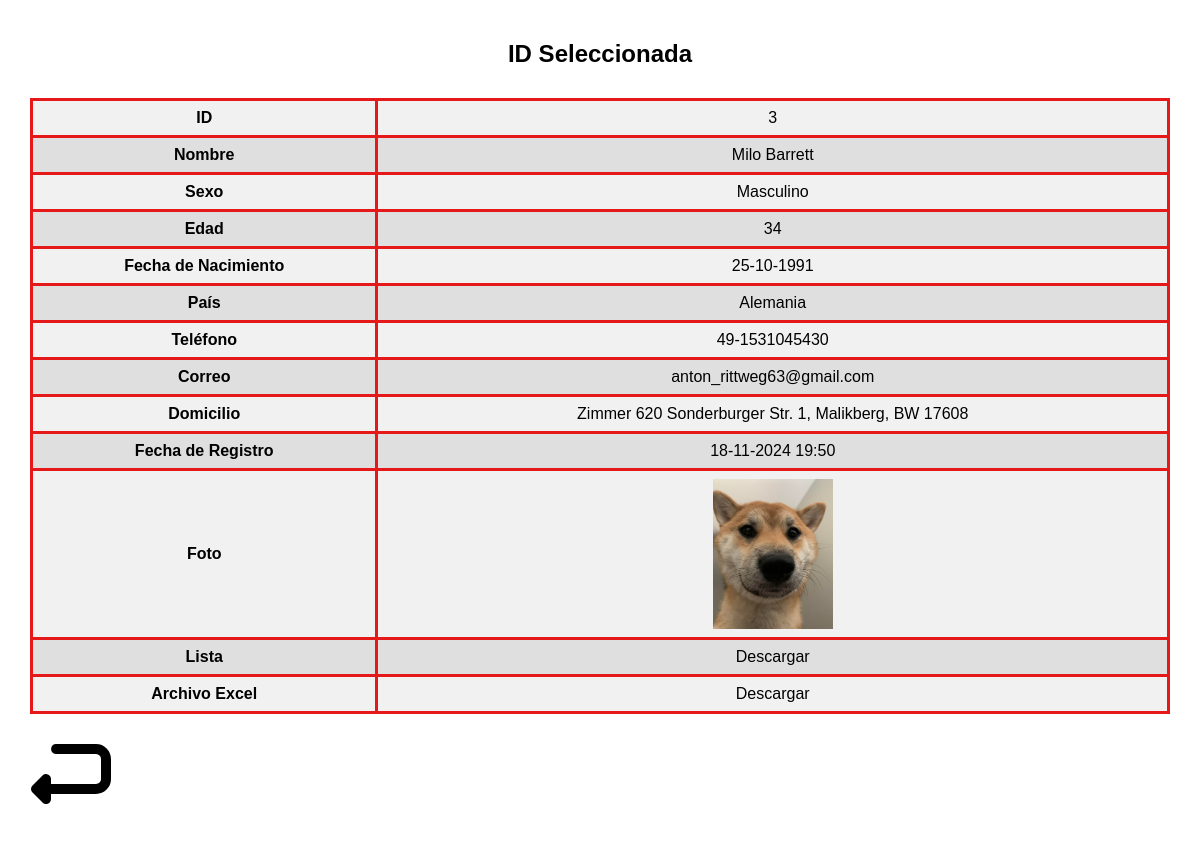
Page /student_information.php?id=3 on the committed database.
### tables this page shows
CREATE TABLE `student` (
  `id_students` int(11) NOT NULL AUTO_INCREMENT,
  `nombre` varchar(50) NOT NULL,
  `id_sexo` int(11) DEFAULT NULL,
  `especifique` varchar(255) DEFAULT '',
  `edad` int(3) NOT NULL,
  `nacimiento` date NOT NULL,
  `id_paises` int(11) DEFAULT NULL,
  `telefono` varchar(14) NOT NULL,
  `correo` varchar(50) NOT NULL,
  `domicilio` varchar(255) NOT NULL,
  `foto` varchar(255) NOT NULL,
  `lista` varchar(255) NOT NULL,
  `excel` varchar(255) NOT NULL,
  `fecha_acceso` timestamp NOT NULL,
  `fecha_registro` timestamp NOT NULL DEFAULT current_timestamp(),
  `id_usuario_registro` int(11) DEFAULT NULL,
  `fecha_edicion` timestamp NULL DEFAULT NULL,
  `id_usuario_editor` int(11) DEFAULT NULL,
  `visible` int(11) NOT NULL DEFAULT 1,
  `fecha_borrado` timestamp NOT NULL DEFAULT current_timestamp(),
  PRIMARY KEY (`id_students`),
  KEY `id_paises` (`id_paises`),
  KEY `id_sexo` (`id_sexo`),
  CONSTRAINT `student_ibfk_1` FOREIGN KEY (`id_paises`) REFERENCES `paises` (`id_paises`) ON DELETE CASCADE ON UPDATE CASCADE,
  CONSTRAINT `student_ibfk_2` FOREIGN KEY (`id_sexo`) REFERENCES `sexo` (`id_sexo`) ON DELETE CASCADE ON UPDATE CASCADE
);

CREATE TABLE `sexo` (
  `id_sexo` int(11) NOT NULL,
  `descripcion` varchar(20) DEFAULT NULL,
  PRIMARY KEY (`id_sexo`)
);

CREATE TABLE `paises` (
  `id_paises` int(11) NOT NULL AUTO_INCREMENT,
  `pais` char(50) DEFAULT NULL,
  PRIMARY KEY (`id_paises`),
  KEY `id_paises` (`id_paises`)
);

### student_information.php (the view, shortened to what this page needs)
<?php
require_once 'conn.php';
$conn = new mysqli($servername, $username, $db_password, $dbname, $port);
$conn->set_charset("utf8mb4");
$student_id = isset($_GET['id']) ? intval($_GET['id']) : 0;
$sql = "
SELECT
  s.id_students   AS ID,
  s.nombre        AS Nombre,
  sex.descripcion AS Sexo,
  s.especifique   AS Especifique,
  s.edad          AS Edad,
  DATE_FORMAT(s.nacimiento, '%d-%m-%Y') AS Fecha_Nacimiento,
  p.pais          AS Pais,
  s.telefono      AS Telefono,
  s.correo        AS Correo,
  s.domicilio     AS Domicilio,
  s.foto          AS Foto,
  s.lista         AS Lista,
  s.excel         AS Excel,
  DATE_FORMAT(s.fecha_registro, '%d-%m-%Y %H:%i') AS Fecha_Registro,
  s.visible       AS Visible,
  DATE_FORMAT(s.fecha_borrado, '%d-%m-%Y %H:%i') AS Fecha_Borrado
FROM student s
JOIN sexo sex ON s.id_sexo = sex.id_sexo
JOIN paises p ON s.id_paises = p.id_paises
WHERE s.id_students = $student_id
";
$result = $conn->query($sql);
if ($result->num_rows > 0) {
    $row = $result->fetch_assoc();
    echo "<h2>ID Seleccionada</h2>";
    echo "<table>";
    $fields = [
        'ID' => 'ID',
        'Nombre' => 'Nombre',
        'Sexo' => 'Sexo',
        'Edad' => 'Edad',
        'Fecha_Nacimiento' => 'Fecha de Nacimiento',
        'Pais' => 'País',
        'Telefono' => 'Teléfono',
        'Correo' => 'Correo',
        'Domicilio' => 'Domicilio',
        'Fecha_Registro' => 'Fecha de Registro'
    ];
    foreach ($fields as $key => $label) {
        echo "<tr>";
        echo "<td><strong>$label</strong></td>";
        if ($key === 'Sexo') {
            if ($row['Sexo'] == 'Otro' && !empty($row['Especifique'])) {
                echo "<td>" . htmlspecialchars($row['Sexo'] . " - " . $row['Especifique']) . "</td>";
            } else {
                echo "<td>" . htmlspecialchars($row[$key]) . "</td>";
            }
        } else {
            echo "<td>" . htmlspecialchars($row[$key] ?? 'N/A') . "</td>";
        }
        echo "</tr>";
    }
    echo "<tr>";
    echo "<td><strong>Foto</strong></td>";
    echo "<td><img src='./" . $row['Foto'] . "' width='120' height='150' style='object-fit: cover;'></td>";
    echo "</tr>";
    echo "<tr>";
    echo "<td><strong>Lista</strong></td>";
    echo "<td><a href='./" . $row['Lista'] . "' download class='btn-table'>Descargar</a></td>";
    echo "</tr>";
    echo "<tr>";
    echo "<td><strong>Archivo Excel</strong></td>";
    echo "<td><a href='./" . $row['Excel'] . "' class='btn-table'>Descargar</a></td>";
    echo "</tr>";
    echo "</table>";
    echo "<a href='students.php' class='btn-table'>
        <img src='./templates/return-svgrepo-com.svg' width='80' alt='Volver a los registros'>
        </a><br><br>";
} else {
    echo "ID incorrecta: $student_id";
    echo "<br><a href='students.php' class='btn-table'>Volver a los registros</a>";
}
?>
<!DOCTYPE html>
<html lang="es">
<head>
    <link rel="stylesheet" href="style.css" media="screen" />
</head>
<body>
</body>
</html>

### style.css (style rules this page uses)
body { font-family: Arial, sans-serif; margin: 10px; padding: 20px; background-image: url('templates/White.jpg'); background-size: cover; background-position: center; background-repeat: no-repeat; background-attachment: fixed; }
h2 { text-align: center; color: #000000; }
table { padding: 5px; font-family: arial, sans-serif; border: 1px solid #ddd; width: 100%; background-color: rgba(255, 255, 255, 0.9); border-collapse: collapse; margin: 20px 0; }
td { border: 3px solid #e51919; text-align: center; padding: 8px; }
tr { background-color: rgba(240, 240, 240, 0.9); }
tr:nth-child(even) { background-color: rgba(220, 220, 220, 0.9); }
a { background-color: transparent; text-decoration: none; }
h2 { background-color: rgba(0, 0, 0, 0); padding: 10px; border-radius: 5px; text-align: center; }
.btn-table { background-color: transparent; padding: 1px; border-radius: 3px; text-decoration: none; color: #000; }

### rows in the picture
student: id_students "3", nombre "Milo Barrett", id_sexo.descripcion "Masculino", edad "34", id_paises.pais "Alemania", telefono "49-1531045430", correo "anton_rittweg63@gmail.com", domicilio "Zimmer 620 Sonderburger Str. 1, Malikberg, BW 17608", foto (picture)

### other values in the picture
$label "ID"
$label "Nombre"
$label "Sexo"
$label "Edad"
$label "Fecha de Nacimiento"
$row[$key] "25-10-1991"
$label "País"
$label "Teléfono"
$label "Correo"
$label "Domicilio"
$label "Fecha de Registro"
$row[$key] "18-11-2024 19:50"
